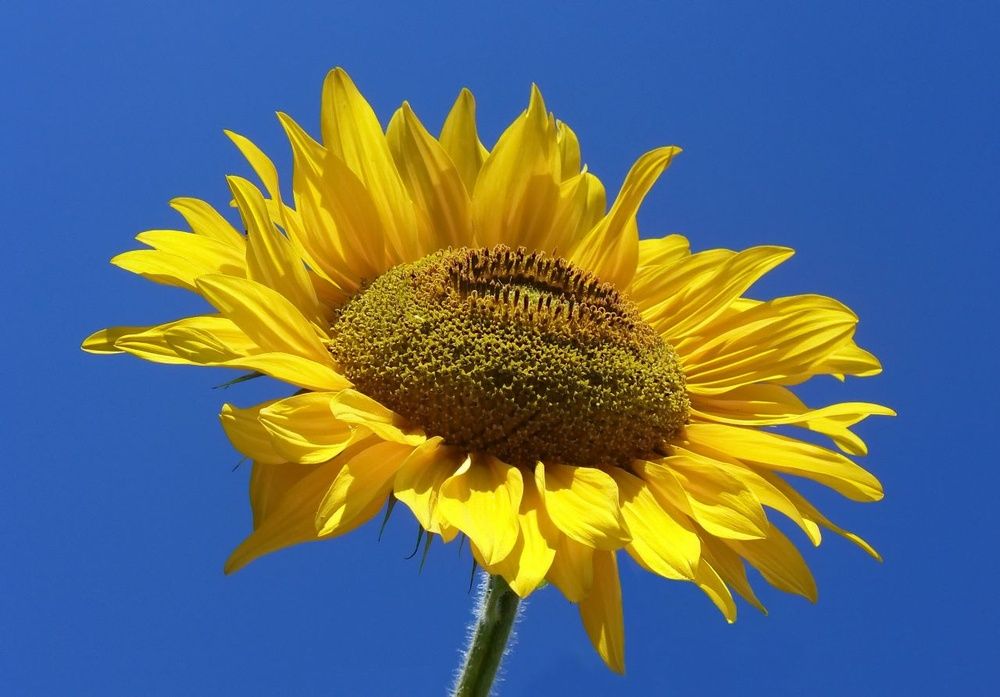
#> input picture Images/Input_Image.jpeg, 1000 x 697 px, shrunk from 1280 x 892 before the run, found by its file name
$ python canny_filter.py
#> lines starting #> are read from the running program, lines starting #| are printed output that depends on the picture; after the words box and inside, x2 and y2 are one past the last pixel; in counts of white or black regions, pixels touching at a corner belong together
import cv2
import numpy as np
import cv2
import numpy as np
from scipy.signal import convolve2d
from skimage.io import imread, imshow
import math
import pandas as pd
import matplotlib.pyplot as plt
from PIL import Image

# Load the image
image = cv2.imread("Input_Image.jpeg")
#> image is the input picture: shape (697, 1000, 3); mean B, G, R 116.7, 109.6, 92.9

# Convert the image to grayscale
gray = cv2.cvtColor(image, cv2.COLOR_BGR2GRAY)
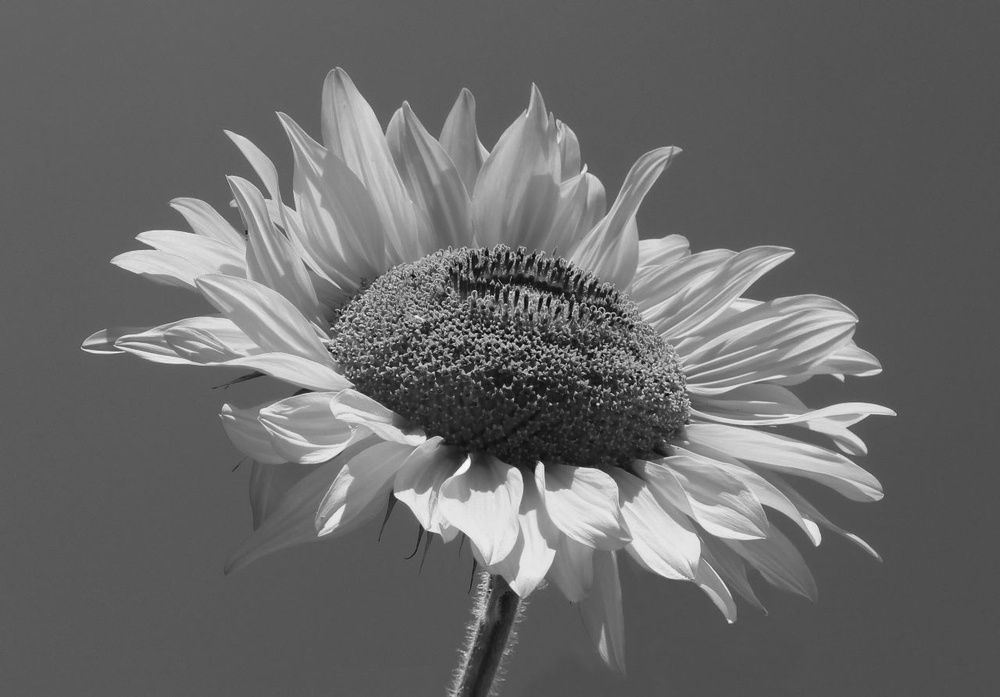
#> gray: shape (697, 1000); min 7, max 247, mean 105.4

# Apply the Canny edge detector
edges = cv2.Canny(gray, 100, 200)
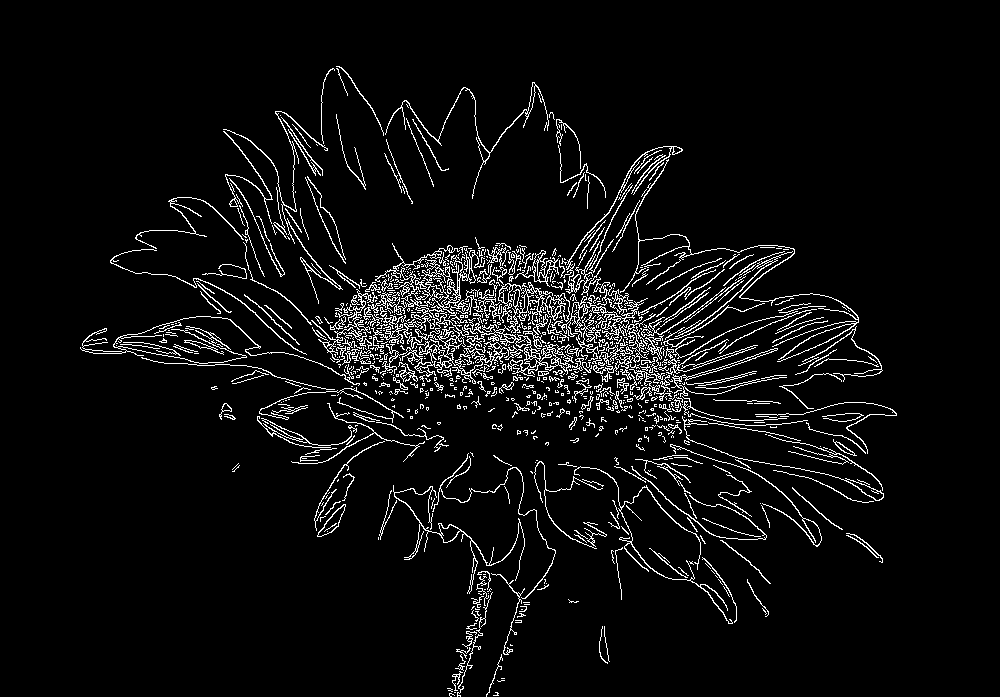
#> edges: shape (697, 1000); 5.3% white in thin lines or dots, all inside (x1, y1, x2, y2) = (80, 66, 897, 697)

# Invert the image
inverted = cv2.bitwise_not(edges)
inverted_image = Image.fromarray(inverted)

# Show the image
inverted_image.save('canny.png')
